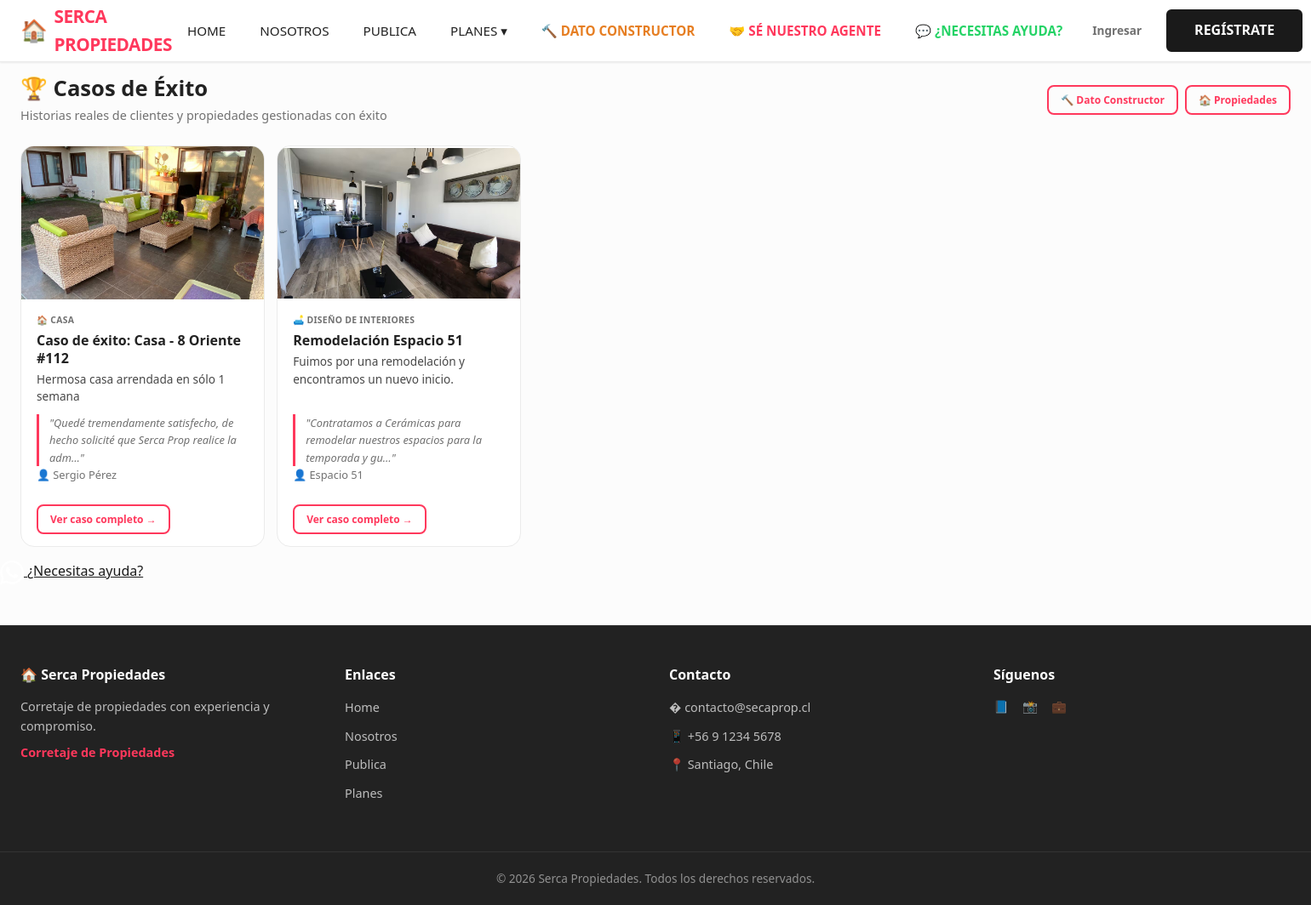
Screenshot of /servicios/casos-exito/ with the database file from the repository.
### a07serv/models.py (models this page shows, shortened)
class CasoExito(models.Model):
    servicio = models.ForeignKey(
        ServicioPublicitario,
        on_delete=models.CASCADE,
        blank=True, null=True,
        related_name="casos_exito",
        verbose_name="Servicio (opcional)",
    )
    propiedad = models.ForeignKey(
        "a03Prop.Propiedad",
        on_delete=models.CASCADE,
        blank=True, null=True,
        related_name="casos_exito",
        verbose_name="Propiedad (opcional)",
    )
    titulo = models.CharField(max_length=255, verbose_name="Título del caso")
    descripcion = models.TextField(verbose_name="Descripción / Testimonio")
    imagen_antes = models.ImageField(
        upload_to="casos_exito/",
        blank=True, null=True,
        verbose_name="Imagen 'Antes'",
    )
    imagen_despues = models.ImageField(
        upload_to="casos_exito/",
        blank=True, null=True,
        verbose_name="Imagen 'Después'",
    )
    cliente_nombre = models.CharField(max_length=255, verbose_name="Nombre del cliente")
    cliente_testimonio = models.TextField(blank=True, verbose_name="Testimonio del cliente")
    is_publicado = models.BooleanField(default=True, verbose_name="Publicado")
    created_at = models.DateTimeField(auto_now_add=True, verbose_name="Fecha de creación")
    class Meta:
        verbose_name = "Caso de éxito"
        verbose_name_plural = "Casos de éxito"
        ordering = ["-created_at"]

class ServicioPublicitario(models.Model):
    ESTADO_CHOICES = [
        ("activo", "Activo"),
        ("pausado", "Pausado"),
        ("expirado", "Expirado"),
        ("cancelado", "Cancelado"),
    ]
    publicante = models.ForeignKey(
        "a00seg.User",
        on_delete=models.CASCADE,
        related_name="servicios_publicitarios",
        verbose_name="Publicante (prestador)",
    )
    categoria = models.ForeignKey(
        CategoriaServicio,
        on_delete=models.PROTECT,
        related_name="servicios",
        verbose_name="Categoría",
    )
    titulo = models.CharField(max_length=200, verbose_name="Título del servicio")
    descripcion = models.TextField(verbose_name="Descripción del servicio")
    imagen = models.ImageField(
        upload_to="servicios/",
        verbose_name="Imagen del servicio",
    )
    sitio_web = models.URLField(blank=True, verbose_name="Sitio web del publicante")
    telefono_contacto = models.CharField(max_length=20, blank=True, verbose_name="Teléfono de contacto")
    email_contacto = models.EmailField(blank=True, verbose_name="Email de contacto")
    tipo_plan = models.CharField(
        max_length=10,
        choices=[("mensual", "Mensual"), ("anual", "Anual")],
        verbose_name="Tipo de plan",
    )
    monto_pagado = models.DecimalField(
        max_digits=10, decimal_places=2, verbose_name="Monto pagado"
    )
    iva_incluido = models.BooleanField(default=True, verbose_name="IVA incluido en el monto")
    fecha_inicio = models.DateTimeField(default=timezone.now, verbose_name="Fecha de inicio")
    fecha_expiracion = models.DateTimeField(verbose_name="Fecha de expiración")
    estado = models.CharField(
        max_length=20, choices=ESTADO_CHOICES, default="activo", verbose_name="Estado"
    )
    renovacion_avisada = models.BooleanField(default=False, verbose_name="Renovación avisada")
    created_at = models.DateTimeField(auto_now_add=True, verbose_name="Fecha de creación")
    updated_at = models.DateTimeField(auto_now=True, verbose_name="Fecha de actualización")
    class Meta:
        verbose_name = "Servicio publicitario"
        verbose_name_plural = "Servicios publicitarios"
        ordering = ["-created_at"]

class CategoriaServicio(models.Model):
    nombre = models.CharField(max_length=100, verbose_name="Nombre de la categoría")
    icono = models.CharField(max_length=50, blank=True, verbose_name="Icono (emoji/clase CSS)")
    orden = models.PositiveSmallIntegerField(default=0, verbose_name="Orden de aparición")
    is_active = models.BooleanField(default=True, verbose_name="Activo")
    class Meta:
        verbose_name = "Categoría de servicio"
        verbose_name_plural = "Categorías de servicios"
        ordering = ["orden", "nombre"]

### a03Prop/models.py (models this page shows, shortened)
class Propiedad(models.Model):
    TIPO_PROP_CHOICES = [
        ("casa", "Casa"),
        ("departamento", "Departamento"),
        ("local", "Local Comercial"),
        ("terreno", "Terreno"),
        ("oficina", "Oficina"),
        ("bodega", "Bodega"),
        ("parcela", "Parcela"),
        ("otro", "Otro"),
    ]
    TIPO_USO_CHOICES = [
        ("habitacional", "Habitacional"),
        ("comercial", "Comercial"),
        ("agro", "Agrícola"),
    ]
    TIPO_ACCION_CHOICES = [
        ("venta", "Venta"),
        ("arriendo", "Arriendo"),
        ("srt", "Short Rental Time (SRT)"),
    ]
    TIPO_MONEDA_CHOICES = [
        ("PCL", "CLP"),
        ("UF", "UF"),
        ("USD", "USD"),
    ]
    ESTADO_CHOICES = [
        ("borrador", "Borrador"),
        ("publicada", "Publicada"),
        ("archivada", "Archivada"),
    ]
    dueno = models.ForeignKey(
        "a00seg.User",
        on_delete=models.CASCADE,
        related_name="propiedades",
        verbose_name="Dueño",
    )
    calle = models.CharField(max_length=255, verbose_name="Calle / Dirección")
    numero_calle = models.CharField(max_length=20, verbose_name="Número")
    tipo_prop = models.CharField(
        max_length=20, choices=TIPO_PROP_CHOICES, verbose_name="Tipo de propiedad"
    )
    num_tipo_prop = models.CharField(
        max_length=50, blank=True, verbose_name="Número / Identificación (Dpto, Lote, etc.)"
    )
    poblacion_localidad = models.CharField(
        max_length=255, blank=True, verbose_name="Población / Localidad"
    )
    comuna = models.ForeignKey(
        "a00seg.Comuna",
        on_delete=models.SET_NULL,
        null=True,
        verbose_name="Comuna",
    )
    region = models.ForeignKey(
        "a00seg.Region",
        on_delete=models.SET_NULL,
        null=True,
        verbose_name="Región",
    )
    numero_dormitorios = models.PositiveSmallIntegerField(default=0, verbose_name="N° Dormitorios")
    numero_banos = models.PositiveSmallIntegerField(default=0, verbose_name="N° Baños")
    descripcion_propiedad = models.TextField(blank=True, verbose_name="Descripción de la propiedad")
    descripcion_entorno = models.TextField(blank=True, verbose_name="Descripción del entorno")
    servicios_prop = models.ManyToManyField(
        ServiciosProp, blank=True, verbose_name="Servicios / Características"
    )
    tipo_uso = models.CharField(
        max_length=20, choices=TIPO_USO_CHOICES, default="habitacional", verbose_name="Tipo de uso"
    )
    estado = models.CharField(
        max_length=20, choices=ESTADO_CHOICES, default="borrador", verbose_name="Estado"
    )
    tipo_accion = models.CharField(
        max_length=20, choices=TIPO_ACCION_CHOICES, verbose_name="Tipo de acción"
    )
    tipo_moneda = models.CharField(
        max_length=5, choices=TIPO_MONEDA_CHOICES, default="PCL", verbose_name="Tipo de moneda"
    )
    precio = models.DecimalField(max_digits=15, decimal_places=2, verbose_name="Precio")
    m_construidos = models.DecimalField(
        max_digits=10, decimal_places=2, blank=True, null=True, verbose_name="M² construidos"
    )
    m_terreno = models.DecimalField(
        max_digits=10, decimal_places=2, blank=True, null=True, verbose_name="M² terreno"
    )
    tiene_bodega = models.BooleanField(default=False, verbose_name="¿Tiene bodega?")
    num_estacionamientos = models.PositiveSmallIntegerField(
        default=0, verbose_name="N° Estacionamientos"
    )
    montomensual_gastoscomunes_pcl = models.DecimalField(
        max_digits=10, decimal_places=2, blank=True, null=True, verbose_name="Gastos comunes mensuales (CLP)"
    )
    montoanual_contribuciones_pcl = models.DecimalField(
        max_digits=10, decimal_places=2, blank=True, null=True, verbose_name="Contribuciones anuales (CLP)"
    )
    tipo_cierre = models.CharField(
        max_length=20,
        blank=True, null=True,
        choices=[("vendida", "Vendida"), ("arrendada", "Arrendada")],
        verbose_name="Tipo de cierre",
    )
    fecha_cierre = models.DateTimeField(blank=True, null=True, verbose_name="Fecha de cierre")
    created_at = models.DateTimeField(auto_now_add=True, verbose_name="Fecha de creación")
    updated_at = models.DateTimeField(auto_now=True, verbose_name="Fecha de actualización")
    class Meta:
        verbose_name = "Propiedad"
        verbose_name_plural = "Propiedades"
        ordering = ["-created_at"]

### a07serv/views.py (the view, shortened to what this page needs)
# urls.py: path('casos-exito/', views.lista_casos_exito, name='lista_casos_exito'),
def lista_casos_exito(request):
    es_admin = request.user.is_authenticated and request.user.rol in ("gerente", "superadmin")
    casos = CasoExito.objects.filter(is_publicado=True).select_related(
        'servicio', 'servicio__publicante', 'servicio__categoria',
        'propiedad'
    ).order_by('-created_at')
    context = {
        "casos": casos,
    }
    return render(request, "servicios/lista_casos_exito.html", context)

### a00seg/context_processors.py (called while the page is built)
def site_info(request):
    context = {
        "site_name": "Serca Propiedades",
        "site_slogan": "Corretaje de Propiedades",
        "funcionarios": Funcionario.objects.filter(is_active=True),
    }
    if request.user.is_authenticated:
        context["cdc_no_leidos"] = Communication.objects.filter(
            recipient=request.user, is_read=False, is_deleted=False
        ).count()
    else:
        context["cdc_no_leidos"] = 0
    return context

### templates/servicios/lista_casos_exito.html (shortened to what this page needs)
{% extends "base.html" %}
{% load static %}
{% block content %}
<div style="display:flex;align-items:center;justify-content:space-between;margin-bottom:24px;flex-wrap:wrap;gap:12px;">
    <div>
        <h1 style="margin:0;font-size:1.6rem;font-weight:700;color:#222;">🏆 Casos de Éxito</h1>
        <p style="margin:4px 0 0 0;color:#717171;font-size:0.9rem;">
            Historias reales de clientes y propiedades gestionadas con éxito
        </p>
    </div>
    <div style="display:flex;gap:8px;flex-wrap:wrap;align-items:center;">
        <a href="{% url 'lista_servicios' %}" class="btn-airbnb-outline btn-airbnb-sm">🔨 Dato Constructor</a>
        <a href="{% url 'home' %}" class="btn-airbnb-outline btn-airbnb-sm">🏠 Propiedades</a>
    </div>
</div>
<div class="card-grid vitrina-grid" style="gap:16px;">
    {% for caso in todos_casos|default:casos %}
    <div class="caso-card">
        {% if caso.imagen_despues %}
        <img src="{{ caso.imagen_despues.url }}" alt="{{ caso.titulo }}" class="caso-card-img">
        {% elif caso.servicio and caso.servicio.imagen %}
        <img src="{{ caso.servicio.imagen.url }}" alt="{{ caso.titulo }}" class="caso-card-img">
        {% else %}
        <div class="caso-card-img" style="background:#f7f7f7;display:flex;align-items:center;justify-content:center;font-size:3rem;">🏆</div>
        {% endif %}
        <div class="caso-card-body">
            <span class="caso-card-tag">
                {% if caso.servicio %}
                    {{ caso.servicio.categoria.icono|default:'🔧' }} {{ caso.servicio.categoria.nombre }}
                {% elif caso.propiedad %}
                    🏠 {{ caso.propiedad.get_tipo_prop_display }}
                {% else %}
                    🏆 Caso de éxito
                {% endif %}
            </span>
            <a href="{% url 'detalle_caso_exito' caso.id %}" style="text-decoration:none;color:inherit;">
                <div class="caso-card-title">{{ caso.titulo }}</div>
            </a>
            <div class="caso-card-desc">{{ caso.descripcion|truncatechars:120 }}</div>
            {% if caso.cliente_testimonio %}
            <div class="caso-card-testimonio">"{{ caso.cliente_testimonio|truncatechars:80 }}"</div>
            {% endif %}
            <div class="caso-card-client">👤 {{ caso.cliente_nombre }}</div>
        </div>
        {% if not todos_casos %}
        <div style="padding:0 18px 14px;">
            <a href="{% url 'detalle_caso_exito' caso.id %}" class="btn-airbnb-outline btn-airbnb-sm">Ver caso completo →</a>
        </div>
        {% endif %}
    </div>
    {% endfor %}
</div>
{% endblock %}

### static/css/design-system.css (style rules this page uses)
:root { --ds-primary: #FF385C; --ds-primary-dark: #E31C5F; --ds-primary-light: #fce0e4; --ds-primary-hover: #FF5A75; --ds-text: #222222; --ds-text-secondary: #717171; --ds-text-muted: #999999; --ds-text-inverse: #FFFFFF; --ds-bg: #FFFFFF; --ds-bg-secondary: #F7F7F7; --ds-bg-tertiary: #F5F5F5; --ds-bg-hover: #F0F0F0; --ds-border: #DDDDDD; --ds-border-light: #EBEBEB; --ds-border-focus: var(--ds-primary); --ds-success: #34C759; --ds-success-hover: #28A745; --ds-warning: #FF9500; --ds-error: #FF3B30; --ds-error-hover: #DC3545; --ds-info: #007AFF; --ds-shadow-sm: 0 1px 2px rgba(0,0,0,0.08); --ds-shadow-md: 0 4px 12px rgba(0,0,0,0.1); --ds-shadow-lg: 0 8px 24px rgba(0,0,0,0.12); --ds-shadow-xl: 0 16px 48px rgba(0,0,0,0.15); --ds-radius-sm: 6px; --ds-radius-md: 10px; --ds-radius-lg: 14px; --ds-radius-xl: 18px; --ds-radius-pill: 9999px; --ds-font: -apple-system, BlinkMacSystemFont, 'Segoe UI', Roboto, 'Helvetica Neue', Arial, sans-serif; --ds-font-mono: 'SF Mono', Monaco, 'Cascadia Code', Consolas, monospace; --ds-space-1: 4px; --ds-space-2: 8px; --ds-space-3: 12px; --ds-space-4: 16px; --ds-space-5: 20px; --ds-space-6: 24px; --ds-space-8: 32px; --ds-space-10: 40px; --ds-space-12: 48px; --ds-space-16: 64px; --ds-transition-fast: 0.15s ease; --ds-transition-base: 0.25s ease; --ds-transition-slow: 0.35s ease; }
*, *::before, *::after { box-sizing: border-box; }
body { font-family: var(--ds-font); color: var(--ds-text); background: var(--ds-bg); -webkit-font-smoothing: antialiased; -moz-osx-font-smoothing: grayscale; line-height: 1.5; margin: 0; }
img { max-width: 100%; height: auto; display: block; }
a { color: inherit; }
.card-grid { display: grid; grid-template-columns: repeat(auto-fill, minmax(280px, 1fr)); gap: var(--ds-space-5); }
.card-grid.vitrina-grid { display: grid !important; gap: 14px !important; grid-template-columns: repeat(5, 1fr) !important; }

### static/css/style.css (style rules this page uses)
* { margin: 0; padding: 0; box-sizing: border-box; }
:root { --black: #1a1a1a; --white: #fcfcfc; --gray: #e8e8e8; --dark-gray: #555; --yellow: #ffd700; --red: #e74c3c; --green: #27ae60; --blue: #2980b9; --orange: #e67e22; --shadow: 6px 6px 0 rgba(0,0,0,0.15); --border: 3px solid var(--black); }
body { font-family: 'Segoe UI', 'Arial', sans-serif; background: var(--white); color: var(--black); line-height: 1.6; min-height: 100vh; display: flex; flex-direction: column; }

### templates/servicios/lista_casos_exito.html (style rules this page uses)
.btn-airbnb-outline { background:transparent; color:#FF385C; border:2px solid #FF385C; padding:10px 22px; border-radius:10px; font-size:0.85rem; font-weight:600; cursor:pointer; transition:all 0.15s; text-decoration:none; display:inline-block; }
.btn-airbnb-sm { padding:6px 14px; font-size:0.75rem; border-radius:8px; }
.caso-card { background:#fff; border:1px solid #ebebeb; border-radius:16px; overflow:hidden; transition:box-shadow 0.2s, transform 0.15s; display:flex; flex-direction:column; position:relative; }
.caso-card-img { width:100%; height:180px; object-fit:cover; display:block; }
.caso-card-body { padding:16px 18px; flex:1; display:flex; flex-direction:column; }
.caso-card-tag { display:inline-block; font-size:0.65rem; font-weight:600; color:#717171; text-transform:uppercase; letter-spacing:0.3px; margin-bottom:6px; }
.caso-card-title { font-size:1rem; font-weight:700; color:#222; margin-bottom:4px; line-height:1.3; }
.caso-card-client { font-size:0.8rem; color:#717171; margin-bottom:8px; }
.caso-card-desc { font-size:0.85rem; color:#484848; line-height:1.5; flex:1; }
.caso-card-testimonio { font-size:0.8rem; color:#717171; font-style:italic; border-left:3px solid #FF385C; padding-left:12px; margin:10px 0 0 0; }

### rows the page displays
CasoExito: imagen_despues (picture), propiedad.tipo_prop "CASA", titulo "Caso de éxito: Casa - 8 Oriente #112", descripcion "Hermosa casa arrendada en sólo 1 semana", cliente_testimonio "Quedé tremendamente satisfecho, de hecho solicité que Serca Prop realice la adm…", cliente_nombre "Sergio Pérez"
CasoExito: imagen_despues (picture), servicio.categoria.icono "🛋️", servicio.categoria.nombre "DISEÑO DE INTERIORES", titulo "Remodelación Espacio 51", descripcion "Fuimos por una remodelación y encontramos un nuevo inicio.", cliente_testimonio "Contratamos a Cerámicas para remodelar nuestros espacios para la temporada y gu…", cliente_nombre "Espacio 51"

### other values shown
{{ site_name }} "SERCA PROPIEDADES"
{{ site_name }} "Serca Propiedades"
{{ site_slogan }} "Corretaje de Propiedades"
